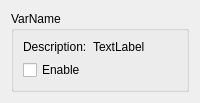
<ui version="4.0" >
 <class>Form</class>
 <widget class="QWidget" name="Form" >
  <property name="windowTitle" >
   <string>Form</string>
  </property>
  <layout class="QVBoxLayout" name="verticalLayout" >
   <item>
    <widget class="QGroupBox" name="varBox" >
     <property name="sizePolicy" >
      <sizepolicy vsizetype="Maximum" hsizetype="Preferred" >
       <horstretch>0</horstretch>
       <verstretch>0</verstretch>
      </sizepolicy>
     </property>
     <property name="title" >
      <string>VarName</string>
     </property>
     <property name="flat" >
      <bool>true</bool>
     </property>
     <property name="checkable" >
      <bool>false</bool>
     </property>
     <layout class="QGridLayout" name="gridLayout" >
      <item row="0" column="0" >
       <widget class="QLabel" name="labelDesc" >
        <property name="text" >
         <string>Description:</string>
        </property>
       </widget>
      </item>
      <item row="0" column="1" >
       <widget class="QLabel" name="desc" >
        <property name="text" >
         <string>TextLabel</string>
        </property>
       </widget>
      </item>
      <item row="1" column="0" >
       <widget class="QCheckBox" name="checkBox" >
        <property name="text" >
         <string>Enable</string>
        </property>
       </widget>
      </item>
      <item row="1" column="1" >
       <spacer name="horizontalSpacer" >
        <property name="orientation" >
         <enum>Qt::Horizontal</enum>
        </property>
        <property name="sizeType" >
         <enum>QSizePolicy::Expanding</enum>
        </property>
        <property name="sizeHint" stdset="0" >
         <size>
          <width>0</width>
          <height>0</height>
         </size>
        </property>
       </spacer>
      </item>
     </layout>
    </widget>
   </item>
  </layout>
 </widget>
 <resources/>
 <connections/>
</ui>
